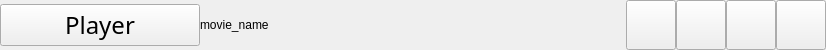
<?xml version="1.0" encoding="UTF-8"?>
<ui version="4.0">
 <class>Title</class>
 <widget class="QWidget" name="Title">
  <property name="geometry">
   <rect>
    <x>0</x>
    <y>0</y>
    <width>826</width>
    <height>50</height>
   </rect>
  </property>
  <property name="maximumSize">
   <size>
    <width>16777215</width>
    <height>50</height>
   </size>
  </property>
  <property name="windowTitle">
   <string>Form</string>
  </property>
  <layout class="QGridLayout" name="gridLayout">
   <property name="leftMargin">
    <number>0</number>
   </property>
   <property name="topMargin">
    <number>0</number>
   </property>
   <property name="rightMargin">
    <number>0</number>
   </property>
   <property name="bottomMargin">
    <number>0</number>
   </property>
   <property name="spacing">
    <number>0</number>
   </property>
   <item row="0" column="1">
    <widget class="QLabel" name="MovieNameLab">
     <property name="text">
      <string>movie_name</string>
     </property>
     <property name="margin">
      <number>15</number>
     </property>
    </widget>
   </item>
   <item row="0" column="3">
    <widget class="QPushButton" name="MaxBtn">
     <property name="minimumSize">
      <size>
       <width>50</width>
       <height>50</height>
      </size>
     </property>
     <property name="maximumSize">
      <size>
       <width>50</width>
       <height>50</height>
      </size>
     </property>
     <property name="text">
      <string/>
     </property>
    </widget>
   </item>
   <item row="0" column="5">
    <widget class="QPushButton" name="CloseBtn">
     <property name="minimumSize">
      <size>
       <width>50</width>
       <height>50</height>
      </size>
     </property>
     <property name="maximumSize">
      <size>
       <width>50</width>
       <height>50</height>
      </size>
     </property>
     <property name="text">
      <string/>
     </property>
    </widget>
   </item>
   <item row="0" column="4">
    <widget class="QPushButton" name="FullScreenBtn">
     <property name="minimumSize">
      <size>
       <width>50</width>
       <height>50</height>
      </size>
     </property>
     <property name="maximumSize">
      <size>
       <width>50</width>
       <height>50</height>
      </size>
     </property>
     <property name="text">
      <string/>
     </property>
    </widget>
   </item>
   <item row="0" column="2">
    <widget class="QPushButton" name="MinBtn">
     <property name="minimumSize">
      <size>
       <width>50</width>
       <height>50</height>
      </size>
     </property>
     <property name="maximumSize">
      <size>
       <width>50</width>
       <height>50</height>
      </size>
     </property>
     <property name="text">
      <string/>
     </property>
    </widget>
   </item>
   <item row="0" column="0">
    <widget class="QPushButton" name="MenuBtn">
     <property name="minimumSize">
      <size>
       <width>130</width>
       <height>0</height>
      </size>
     </property>
     <property name="maximumSize">
      <size>
       <width>200</width>
       <height>16777215</height>
      </size>
     </property>
     <property name="font">
      <font>
       <family>Bahnschrift Light SemiCondensed</family>
       <pointsize>18</pointsize>
      </font>
     </property>
     <property name="text">
      <string>Player</string>
     </property>
    </widget>
   </item>
  </layout>
 </widget>
 <resources/>
 <connections/>
</ui>
